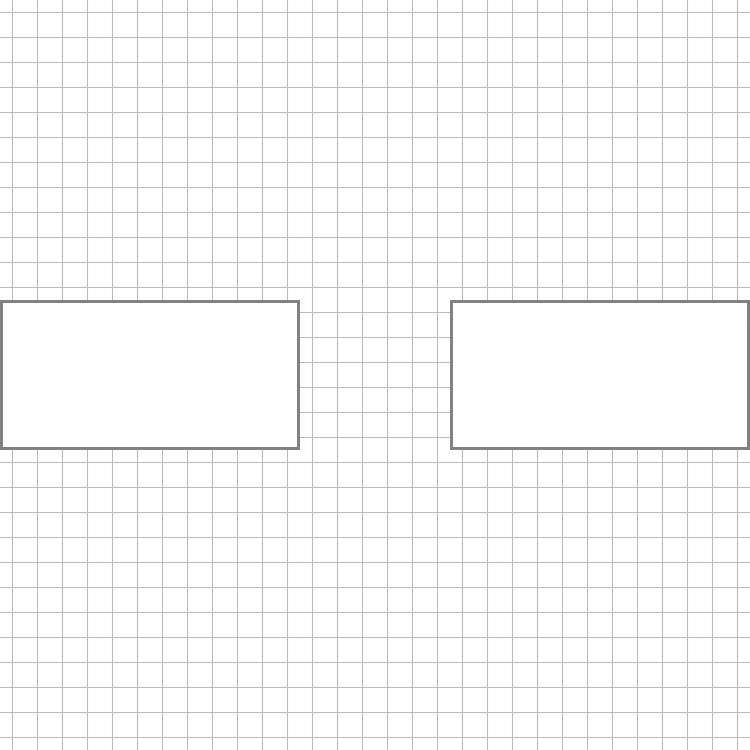

Below is a game level as drawn by its tile map, then a one-line description and the .tmx that defines it (tile-layer data replaced by summaries):
An orthogonal 30x30 tile map with 25x25 px tiles, 2 tile layers (bg, walls) and 35 objects (4x 1, 2x 5).

<map version="1.0" tiledversion="1.0.1" orientation="orthogonal" renderorder="right-down" width="30" height="30" tilewidth="25" tileheight="25" nextobjectid="205">
 <tileset firstgid="1" name="tiles" tilewidth="25" tileheight="25" tilecount="48" columns="16">
  <image source="tiles.png" width="400" height="75" />
  <tile id="0">
   <properties>
    <property name="isOpaque" value="true" />
   </properties>
  </tile>
  <tile id="1">
   <properties>
    <property name="isOpaque" value="true" />
   </properties>
  </tile>
  <tile id="2">
   <properties>
    <property name="isOpaque" value="true" />
   </properties>
  </tile>
  <tile id="3">
   <properties>
    <property name="isOpaque" value="true" />
   </properties>
  </tile>
  <tile id="4">
   <properties>
    <property name="isOpaque" value="true" />
   </properties>
  </tile>
  <tile id="5">
   <properties>
    <property name="isOpaque" value="true" />
   </properties>
  </tile>
  <tile id="6">
   <properties>
    <property name="isOpaque" value="true" />
   </properties>
  </tile>
  <tile id="7">
   <properties>
    <property name="isOpaque" value="false" />
   </properties>
   <objectgroup draworder="index">
    <object id="1" x="8" y="8" width="10" height="10" />
   </objectgroup>
  </tile>
  <tile id="16">
   <properties>
    <property name="isOpaque" value="false" />
   </properties>
  </tile>
  <tile id="18">
   <properties>
    <property name="isOpaque" value="false" />
   </properties>
  </tile>
  <tile id="19">
   <properties>
    <property name="isOpaque" value="false" />
   </properties>
  </tile>
  <tile id="20">
   <properties>
    <property name="isOpaque" value="false" />
   </properties>
  </tile>
  <tile id="21">
   <properties>
    <property name="isOpaque" value="false" />
   </properties>
  </tile>
  <tile id="22">
   <properties>
    <property name="isOpaque" value="false" />
   </properties>
  </tile>
  <tile id="23">
   <properties>
    <property name="isOpaque" value="false" />
   </properties>
  </tile>
  <tile id="32">
   <properties>
    <property name="isOpaque" value="false" />
   </properties>
  </tile>
  <tile id="33">
   <properties>
    <property name="isOpaque" value="false" />
   </properties>
  </tile>
  <tile id="34">
   <properties>
    <property name="isOpaque" value="false" />
   </properties>
  </tile>
  <tile id="35">
   <properties>
    <property name="isOpaque" value="false" />
   </properties>
  </tile>
  <tile id="36">
   <properties>
    <property name="isOpaque" value="false" />
   </properties>
  </tile>
  <tile id="37">
   <properties>
    <property name="isOpaque" value="false" />
   </properties>
  </tile>
  <tile id="38">
   <properties>
    <property name="isOpaque" value="false" />
   </properties>
  </tile>
 </tileset>
 <layer name="bg" width="30" height="30">
  <data>[900 cells, 900 non-empty, 1 distinct tile ids]</data>
 </layer>
 <layer name="walls" width="30" height="30">
  <data>[900 cells, 144 non-empty, 9 distinct tile ids]</data>
 </layer>
 <objectgroup name="navmesh-shrunken">
  <object id="111" x="0" y="0" width="750" height="287.5" />
  <object id="113" x="0" y="462.5" width="750" height="287.5" />
  <object id="119" x="310" y="300" width="130" height="150" />
 </objectgroup>
 <objectgroup name="pickups">
  <object id="87" name="1" x="600" y="62.5" width="25" height="25" />
  <object id="93" name="5" x="361" y="62" width="25" height="25" />
  <object id="141" name="1" x="106.25" y="62.5" width="25" height="25" />
  <object id="142" name="5" x="367.25" y="662.5" width="25" height="25" />
  <object id="143" name="1" x="112.5" y="663" width="25" height="25" />
  <object id="144" name="1" x="606.25" y="663" width="25" height="25" />
 </objectgroup>
 <objectgroup name="paths-bottom-even">
  <object id="155" x="12.5" y="700">
   <polyline points="0,0 725,0" />
  </object>
  <object id="156" x="12.5" y="650">
   <polyline points="0,0 725,0" />
  </object>
  <object id="157" x="12.5" y="600">
   <polyline points="0,0 725,0" />
  </object>
  <object id="158" x="12.5" y="550">
   <polyline points="0,0 725,0" />
  </object>
  <object id="170" x="12.5" y="500">
   <polyline points="0,0 725,0" />
  </object>
 </objectgroup>
 <objectgroup name="paths-bottom-odd">
  <object id="180" x="12.5" y="725">
   <polyline points="0,0 725,0" />
  </object>
  <object id="181" x="12.5" y="675">
   <polyline points="0,0 725,0" />
  </object>
  <object id="182" x="12.5" y="625">
   <polyline points="0,0 725,0" />
  </object>
  <object id="183" x="12.5" y="575">
   <polyline points="0,0 725,0" />
  </object>
  <object id="184" x="12.5" y="525">
   <polyline points="0,0 725,0" />
  </object>
 </objectgroup>
 <objectgroup name="paths-middle">
  <object id="200" x="350" y="10">
   <polyline points="0,0 0,725" />
  </object>
  <object id="201" x="375" y="25">
   <polyline points="0,0 5,700" />
  </object>
  <object id="202" x="400" y="10">
   <polyline points="0,0 5,725" />
  </object>
  <object id="203" x="325" y="25">
   <polyline points="0,0 5,700" />
  </object>
  <object id="204" x="425" y="25">
   <polyline points="0,0 5,700" />
  </object>
 </objectgroup>
 <objectgroup name="paths-top-even">
  <object id="190" x="12.5" y="50">
   <polyline points="0,0 725,0" />
  </object>
  <object id="191" x="10" y="100">
   <polyline points="2.5,0 727.5,0" />
  </object>
  <object id="192" x="12.5" y="150">
   <polyline points="0,0 725,0" />
  </object>
  <object id="193" x="12.5" y="200">
   <polyline points="0,0 725,0" />
  </object>
  <object id="194" x="12.5" y="250">
   <polyline points="0,0 725,0" />
  </object>
 </objectgroup>
 <objectgroup name="paths-top-odd">
  <object id="173" x="12.5" y="25">
   <polyline points="0,0 725,0" />
  </object>
  <object id="174" x="10" y="75">
   <polyline points="2.5,0 727.5,0" />
  </object>
  <object id="175" x="12.5" y="125">
   <polyline points="0,0 725,0" />
  </object>
  <object id="176" x="12.5" y="175">
   <polyline points="0,0 725,0" />
  </object>
  <object id="177" x="12.5" y="225">
   <polyline points="0,0 725,0" />
  </object>
 </objectgroup>
</map>
